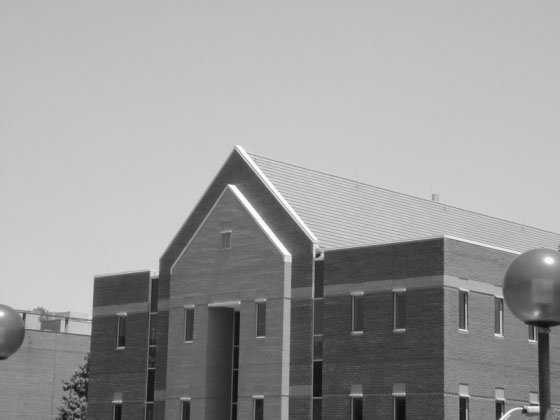
%> input picture 第五至七章实验/按任务分/图像边缘检测/building.tif, 560 x 420 px
$ octave Image_Edge_Detection.m   (GNU Octave 9; MATLAB toolbox functions it lacks are replaced by stand-ins)
%> lines starting %> are read from the running program, lines starting %| are printed output that depends on the picture; in (x1, y1, x2, y2) boxes, pixels count from 0 and x2, y2 are one past the last pixel; in counts of white or black regions, pixels touching at a corner belong together; the program's own positions count from 1
%%-------------------------------------------------------------------------
% 作者：   赵敏琨
% 日期：   2021年4月
% 说明：   图像边缘检测
%%-------------------------------------------------------------------------
%% 图像边缘检测（冈萨雷斯.MATLAB版数字图像处理,P.289）
clc, clear, close all
filename = 'building.tif';
imSrc = imread(filename);
%> imSrc is the input picture: size 420x560 uint8; min 11, max 255, mean 154.6
[hei, wid, dim] = size(imSrc);
%> hei = 420; wid = 560; dim = 1
% Sobel边缘检测器
[gS, tS] = edge(imSrc, 'sobel');
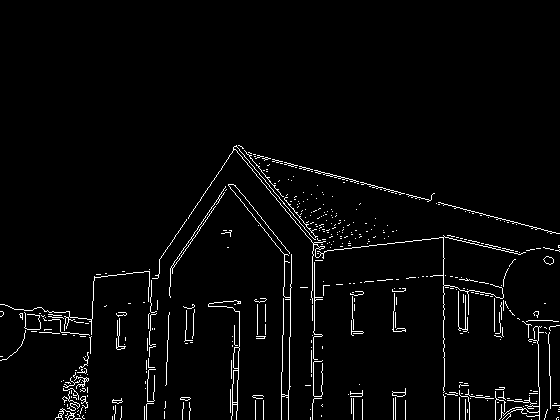
%> gS: size 420x560 logical; 2.9% white in thin lines or dots, all inside (x1, y1, x2, y2) = (0, 145, 560, 420)
%> tS = 0.0607
% Prewitt边缘检测器
[gP, tP] = edge(imSrc, 'prewitt');
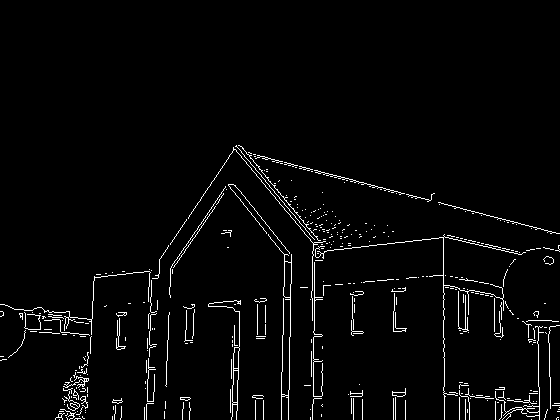
%> gP: size 420x560 logical; 2.8% white in thin lines or dots, all inside (x1, y1, x2, y2) = (0, 145, 560, 420)
%> tP = 0.0598
% Roberts边缘检测器
[gR, tR] = edge(imSrc, 'roberts');
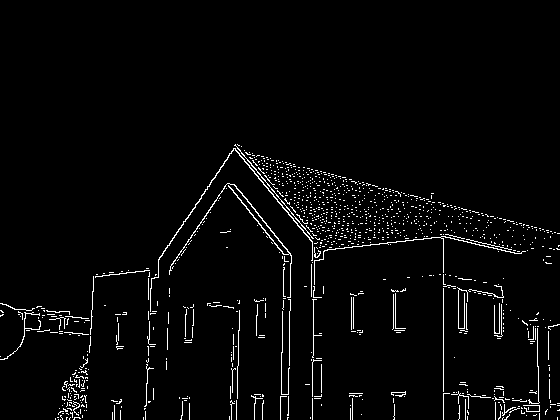
%> gR: size 420x560 logical; 2.9% white in thin lines or dots, all inside (x1, y1, x2, y2) = (0, 144, 560, 420)
%> tR = 0.0729
% LoG边缘检测器
[gL, tL] = edge(imSrc, 'log');
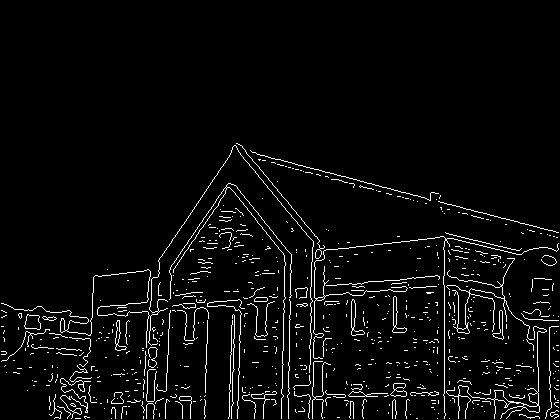
%> gL: size 420x560 logical; 4.1% white in thin lines or dots, all inside (x1, y1, x2, y2) = (1, 143, 559, 419)
%> tL = 0.00198
% Zero crossings边缘检测器
[gZ, tZ] = edge(imSrc, 'zerocross');
%> tZ = 0.00198
% Canny边缘检测器
[gC, tC] = edge(imSrc, 'canny');
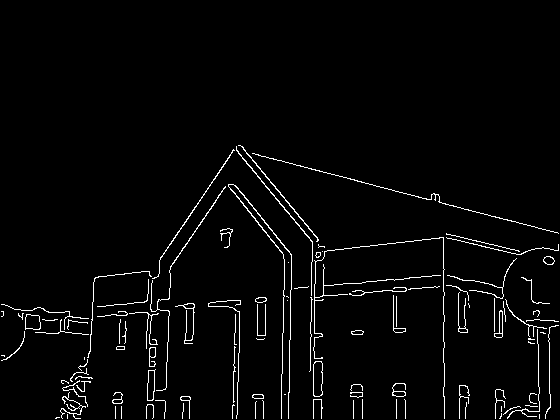
%> gC: size 420x560 logical; 2.8% white in thin lines or dots, all inside (x1, y1, x2, y2) = (1, 145, 559, 419)
%> tC = [0.0742 0.186]
% 输出
figure('Name','原始图片','NumberTitle','off')
imshow(imSrc)
figure('Name','不同边缘检测器处理结果','NumberTitle','off')
subplot(2,3,1)
imshow(gS),title('Sobel边缘检测器处理图片')
subplot(2,3,2)
imshow(gP),title('Prewitt边缘检测器处理图片')
subplot(2,3,3)
imshow(gR),title('Roberts边缘检测器处理图片')
subplot(2,3,4)
imshow(gL),title('LoG边缘检测器处理图片')
subplot(2,3,5)
imshow(gZ),title('Zero crossings边缘检测器处理图片')
subplot(2,3,6)
imshow(gC),title('Canny边缘检测器处理图片')
